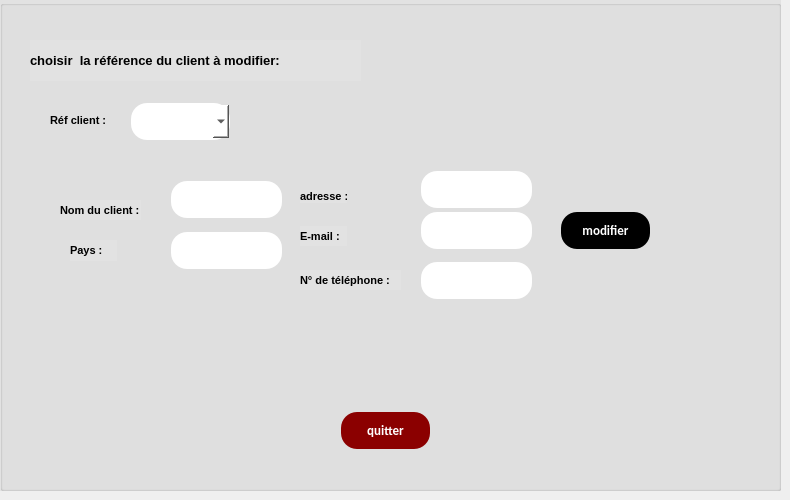
      <widget class="QWidget" name="tab_4">
       <attribute name="title">
        <string>modifier un client</string>
       </attribute>
       <widget class="QGroupBox" name="groupBox_3">
        <property name="geometry">
         <rect>
          <x>0</x>
          <y>0</y>
          <width>781</width>
          <height>491</height>
         </rect>
        </property>
        <property name="font">
         <font>
          <pointsize>11</pointsize>
          <weight>75</weight>
          <bold>true</bold>
         </font>
        </property>
        <property name="styleSheet">
         <string notr="true">background-color:rgb(226, 226, 226);</string>
        </property>
        <property name="title">
         <string/>
        </property>
        <widget class="QLabel" name="label_9">
         <property name="geometry">
          <rect>
           <x>30</x>
           <y>40</y>
           <width>331</width>
           <height>41</height>
          </rect>
         </property>
         <property name="font">
          <font>
           <pointsize>10</pointsize>
           <weight>75</weight>
           <italic>false</italic>
           <bold>true</bold>
          </font>
         </property>
         <property name="text">
          <string>choisir  la référence du client à modifier:</string>
         </property>
        </widget>
        <widget class="QLabel" name="label_10">
         <property name="geometry">
          <rect>
           <x>50</x>
           <y>110</y>
           <width>71</width>
           <height>20</height>
          </rect>
         </property>
         <property name="font">
          <font>
           <pointsize>8</pointsize>
           <weight>75</weight>
           <italic>false</italic>
           <bold>true</bold>
          </font>
         </property>
         <property name="styleSheet">
          <string notr="true">background-color:transparent;</string>
         </property>
         <property name="text">
          <string>Réf client :</string>
         </property>
        </widget>
        <widget class="QPushButton" name="pushButton_5">
         <property name="geometry">
          <rect>
           <x>340</x>
           <y>410</y>
           <width>91</width>
           <height>41</height>
          </rect>
         </property>
         <property name="font">
          <font>
           <family>calibri</family>
           <pointsize>-1</pointsize>
           <weight>75</weight>
           <italic>false</italic>
           <bold>true</bold>
           <underline>false</underline>
           <strikeout>false</strikeout>
           <kerning>true</kerning>
          </font>
         </property>
         <property name="autoFillBackground">
          <bool>false</bool>
         </property>
         <property name="styleSheet">
          <string notr="true">background-color: #8B0000	;
  border: none;
  color: white;
  padding: 10px;
  text-align: center;
  text-decoration: none;
font-family:calibri;
  display: inline-block;
  font-size: 13px;
  margin: 2px 1px;
  border-radius : 16px;</string>
         </property>
         <property name="text">
          <string>quitter</string>
         </property>
        </widget>
        <widget class="QPushButton" name="pushButton_2">
         <property name="geometry">
          <rect>
           <x>560</x>
           <y>210</y>
           <width>91</width>
           <height>41</height>
          </rect>
         </property>
         <property name="font">
          <font>
           <family>calibri</family>
           <pointsize>-1</pointsize>
           <weight>75</weight>
           <italic>false</italic>
           <bold>true</bold>
           <underline>false</underline>
           <strikeout>false</strikeout>
           <kerning>true</kerning>
          </font>
         </property>
         <property name="autoFillBackground">
          <bool>false</bool>
         </property>
         <property name="styleSheet">
          <string notr="true">background-color: black	;
  border: none;
  color: white;
  padding: 10px;
  text-align: center;
  text-decoration: none;
font-family:calibri;
  display: inline-block;
  font-size: 13px;
  margin: 2px 1px;
  border-radius : 16px;</string>
         </property>
         <property name="text">
          <string>modifier</string>
         </property>
        </widget>
        <widget class="QLineEdit" name="le_nom_modif">
         <property name="geometry">
          <rect>
           <x>170</x>
           <y>179</y>
           <width>113</width>
           <height>41</height>
          </rect>
         </property>
         <property name="styleSheet">
          <string notr="true">background-color: white	;
  border: none;
  color: black;
  padding: 10px;
  text-align: center;
  text-decoration: none;
font-family:calibri;
  display: inline-block;
  font-size: 13px;
  margin: 2px 1px;
  border-radius : 16px;</string>
         </property>
         <property name="readOnly">
          <bool>false</bool>
         </property>
        </widget>
        <widget class="QLabel" name="label_11">
         <property name="geometry">
          <rect>
           <x>300</x>
           <y>226</y>
           <width>47</width>
           <height>20</height>
          </rect>
         </property>
         <property name="font">
          <font>
           <pointsize>8</pointsize>
           <weight>75</weight>
           <italic>false</italic>
           <bold>true</bold>
          </font>
         </property>
         <property name="text">
          <string>E-mail :</string>
         </property>
        </widget>
        <widget class="QLineEdit" name="le_email_modif">
         <property name="geometry">
          <rect>
           <x>420</x>
           <y>210</y>
           <width>113</width>
           <height>41</height>
          </rect>
         </property>
         <property name="styleSheet">
          <string notr="true">background-color: white	;
  border: none;
  color: black;
  padding: 10px;
  text-align: center;
  text-decoration: none;
font-family:calibri;
  display: inline-block;
  font-size: 13px;
  margin: 2px 1px;
  border-radius : 16px;</string>
         </property>
         <property name="text">
          <string/>
         </property>
         <property name="readOnly">
          <bool>false</bool>
         </property>
        </widget>
        <widget class="QLabel" name="label_13">
         <property name="geometry">
          <rect>
           <x>60</x>
           <y>200</y>
           <width>81</width>
           <height>20</height>
          </rect>
         </property>
         <property name="font">
          <font>
           <pointsize>8</pointsize>
           <weight>75</weight>
           <italic>false</italic>
           <bold>true</bold>
          </font>
         </property>
         <property name="text">
          <string>Nom du client :</string>
         </property>
        </widget>
        <widget class="QLineEdit" name="le_adresse_modif">
         <property name="geometry">
          <rect>
           <x>420</x>
           <y>169</y>
           <width>113</width>
           <height>41</height>
          </rect>
         </property>
         <property name="styleSheet">
          <string notr="true">background-color: white	;
  border: none;
  color: black;
  padding: 10px;
  text-align: center;
  text-decoration: none;
font-family:calibri;
  display: inline-block;
  font-size: 13px;
  margin: 2px 1px;
  border-radius : 16px;</string>
         </property>
         <property name="readOnly">
          <bool>false</bool>
         </property>
        </widget>
        <widget class="QLabel" name="label_14">
         <property name="geometry">
          <rect>
           <x>300</x>
           <y>190</y>
           <width>47</width>
           <height>13</height>
          </rect>
         </property>
         <property name="font">
          <font>
           <pointsize>8</pointsize>
           <weight>75</weight>
           <italic>false</italic>
           <bold>true</bold>
          </font>
         </property>
         <property name="text">
          <string>adresse :</string>
         </property>
        </widget>
        <widget class="QLineEdit" name="le_pays_modif">
         <property name="geometry">
          <rect>
           <x>170</x>
           <y>230</y>
           <width>113</width>
           <height>41</height>
          </rect>
         </property>
         <property name="styleSheet">
          <string notr="true">background-color: white	;
  border: none;
  color: black;
  padding: 10px;
  text-align: center;
  text-decoration: none;
font-family:calibri;
  display: inline-block;
  font-size: 13px;
  margin: 2px 1px;
  border-radius : 16px;</string>
         </property>
         <property name="readOnly">
          <bool>false</bool>
         </property>
        </widget>
        <widget class="QLabel" name="label_15">
         <property name="geometry">
          <rect>
           <x>70</x>
           <y>240</y>
           <width>47</width>
           <height>21</height>
          </rect>
         </property>
         <property name="font">
          <font>
           <pointsize>8</pointsize>
           <weight>75</weight>
           <italic>false</italic>
           <bold>true</bold>
          </font>
         </property>
         <property name="text">
          <string>Pays :</string>
         </property>
        </widget>
        <widget class="QLineEdit" name="le_tel_modif">
         <property name="geometry">
          <rect>
           <x>420</x>
           <y>260</y>
           <width>113</width>
           <height>41</height>
          </rect>
         </property>
         <property name="styleSheet">
          <string notr="true">background-color: white	;
  border: none;
  color: black;
  padding: 10px;
  text-align: center;
  text-decoration: none;
font-family:calibri;
  display: inline-block;
  font-size: 13px;
  margin: 2px 1px;
  border-radius : 16px;</string>
         </property>
         <property name="text">
          <string/>
         </property>
         <property name="readOnly">
          <bool>false</bool>
         </property>
        </widget>
        <widget class="QLabel" name="label_12">
         <property name="geometry">
          <rect>
           <x>300</x>
           <y>270</y>
           <width>101</width>
           <height>20</height>
          </rect>
         </property>
         <property name="font">
          <font>
           <pointsize>8</pointsize>
           <weight>75</weight>
           <italic>false</italic>
           <bold>true</bold>
          </font>
         </property>
         <property name="text">
          <string>N° de téléphone :</string>
         </property>
        </widget>
        <widget class="QComboBox" name="cb_reff_modif">
         <property name="geometry">
          <rect>
           <x>130</x>
           <y>101</y>
           <width>101</width>
           <height>41</height>
          </rect>
         </property>
         <property name="styleSheet">
          <string notr="true">background-color: white	;
  border: none;
  color: black;
  padding: 10px;
  text-align: center;
  text-decoration: none;
font-family:calibri;
  display: inline-block;
  font-size: 13px;
  margin: 2px 1px;
  border-radius : 16px;</string>
         </property>
        </widget>
       </widget>
      </widget>
